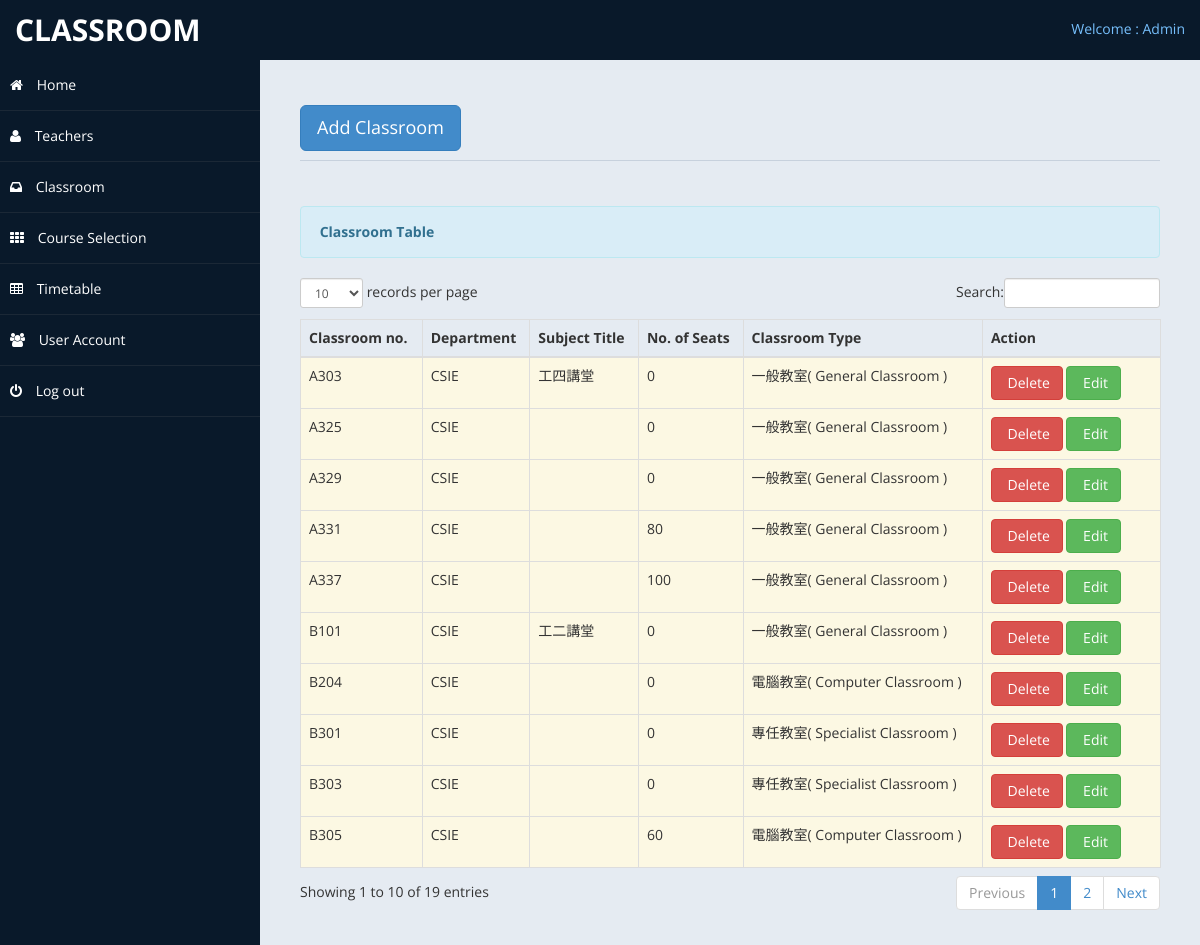
Page /forclassroom.php (signed in) on the committed database.
### tables this page shows
CREATE TABLE if not exists `classroom` (
  `classroomid` int AUTO_INCREMENT PRIMARY KEY,
  `classroom_no` varchar(255) NOT NULL,
  `classroom_dept` varchar(255) NOT NULL,
  `classroom_desc` varchar(255) NOT NULL,
  `classroom_no_seat` int NOT NULL,
  `classroom_type` int NOT NULL
);

### forclassroom.php (the view, shortened to what this page needs)
<?php include ('header.php');?>
<body>
    <div id="wrapper">
        <nav class="navbar navbar-default top-navbar" role="navigation">
            <div class="navbar-header">
                <a class="navbar-brand" href="#	">Classroom</a>
            </div>
            <ul class="nav navbar-top-links navbar-right">
                <li class="dropdown">
                    <a class="dropdown-toggle" data-toggle="dropdown" href="#" aria-expanded="false">
					  Welcome : Admin
                    </a>
                </li>
            </ul>
        </nav>
       <?php include ('nav_sidebar3.php');?>
        <div id="page-wrapper" >
            <div id="page-inner">
			 <div class="row">
                    <div class="col-md-12">
                        <h1 class="page-header">
							 <button class="btn btn-primary btn-lg" data-toggle="modal" data-target="#myModal">
                              Add Classroom
                            </button>
                        </h1>
						<div class="hero-unit-table">
                            <table class="table table-striped table-bordered table-hover" id="dataTables-example">
                                <div class="alert alert-info">
                                    <strong><i class="icon-user icon-large"></i>&nbsp;Classroom Table</strong>
                                </div>
                                <thead>
                                    <tr>
                                        <th>Classroom no.</th>
                                        <th>Department</th>
                                        <th>Subject Title</th>
                                        <th>No. of Seats</th>
                                        <th>Classroom Type</th>
                                        <th>Action</th>
                                    </tr>
                                </thead>
                                <tbody>
                                    <?php include('connect.php');
                                        $query = $conn -> query( "select * from classroom" ) ;
                                        $r = $query -> fetchAll( PDO::FETCH_ASSOC ) ;
                                        foreach( $r as $data ):
                                    ?>
                                        <tr class="warning">
                                            <td><?php echo $data['classroom_no'] ?></td>
                                            <td><?php echo $data['classroom_dept'] ?></td>
                                            <td><?php echo $data['classroom_desc'] ?></td>
                                            <td><?php echo $data['classroom_no_seat'] ?></td>
                                            <td><?php if( $data['classroom_type'] == 1 ) echo '電腦教室( Computer Classroom )' ; else if( $data['classroom_type'] == 0 ) echo '一般教室( General Classroom )';else echo '專任教室( Specialist Classroom )' ?></td>
                                            <td width="160" >
                                                <a value = "<?php echo $data['classroomid'] ?>" onclick="delete_classroom(this);" data-toggle="modal" class="btn btn-danger"><i class="icon-trash icon-large"></i>&nbsp;Delete</a>
                                                <a value = "<?php echo $data['classroomid'] ?>" onclick="edit_classroom(this);" class="btn btn-success" role="botton"><i class="icon-pencil icon-large"></i>&nbsp;Edit</a>
                                            </td>
                                    </tr>
                                    <?php endforeach;
                                    ?>
                                </tbody>
                            </table>
                        </div>
                    </div>
                </div>
				</div>
            </div>
        </div>
</body>
</html>

### assets/css/custom-styles.css (style rules this page uses)
body { font-family: 'Open Sans', sans-serif; }
#wrapper { width: 100%; background:#09192A; }
#page-wrapper { padding: 15px 15px; min-height: 600px; background:#E5EBF2; }
#page-inner { width:100%; margin:10px 20px 10px 0px; background-color:transparent; padding:10px; min-height:1200px; }
h1, .h1, h2, .h2, h3, .h3 { margin-top: 7px; margin-bottom: -5px; }
.page-header { padding-bottom: 9px; margin: 10px 0 45px; border-bottom: 1px solid #C7D1DD; }
.top-navbar { margin:0px; }
.top-navbar .navbar-brand { color: #fff; width: 260px; text-align: left; height: 60px; font-size: 30px; font-weight: 700; text-transform: uppercase; line-height: 30px; }
.top-navbar .nav > li { position: relative; display: inline-block; }
.top-navbar .nav > li > a { position: relative; display: block; padding: 19px 15px; color: #77C0FD; }
.top-navbar { background:#09192A; border-bottom:none; }
.navbar-default { border:0px solid black; }
.navbar-header { background: #09192A; }
@media (min-width:768px) { #page-wrapper { margin: 0 0 0 260px; padding: 15px 30px; min-height: 1200px; } }
@media (min-width:768px) { .navbar { border-radius: 0px; } }

### rows in the picture
classroom: classroom_no "A337", classroom_dept "CSIE", classroom_no_seat "100", classroom_type "一般教室( General Classroom )", $data['classroomid'] 1 (drawn)
classroom: classroom_no "A331", classroom_dept "CSIE", classroom_no_seat "80", classroom_type "一般教室( General Classroom )", $data['classroomid'] 2 (drawn)
classroom: classroom_no "A329", classroom_dept "CSIE", classroom_no_seat "0", classroom_type "一般教室( General Classroom )", $data['classroomid'] 3 (drawn)
classroom: classroom_no "A325", classroom_dept "CSIE", classroom_no_seat "0", classroom_type "一般教室( General Classroom )", $data['classroomid'] 7 (drawn)
classroom: classroom_no "B305", classroom_dept "CSIE", classroom_no_seat "60", classroom_type "電腦教室( Computer Classroom )", $data['classroomid'] 8 (drawn)
classroom: classroom_no "B204", classroom_dept "CSIE", classroom_no_seat "0", classroom_type "電腦教室( Computer Classroom )", $data['classroomid'] 10 (drawn)
classroom: classroom_no "B301", classroom_dept "CSIE", classroom_no_seat "0", classroom_type "專任教室( Specialist Classroom )", $data['classroomid'] 11 (drawn)
classroom: classroom_no "B303", classroom_dept "CSIE", classroom_no_seat "0", classroom_type "專任教室( Specialist Classroom )", $data['classroomid'] 12 (drawn)
classroom: classroom_no "B101", classroom_dept "CSIE", classroom_desc "工二講堂", classroom_no_seat "0", classroom_type "一般教室( General Classroom )", $data['classroomid'] 17 (drawn)
classroom: classroom_no "A303", classroom_dept "CSIE", classroom_desc "工四講堂", classroom_no_seat "0", classroom_type "一般教室( General Classroom )", $data['classroomid'] 19 (drawn)
